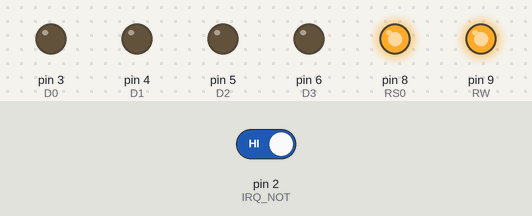
The sketch below on a simulated Arduino Uno, built with avr-gcc and run on an emulated ATmega328P. On the bench: output pins drawn as LEDs (lit = HIGH). Dashed ring = blinking. The test bench sets the inputs (shaded band); at power-on: pin 2 (IRQ_NOT) HIGH. Pins used as bus, display or sensor lines are not drawn.

Above: at 2.8 s.
2.9 s: pin 2 (IRQ_NOT) driven LOW
At 3.3 s:
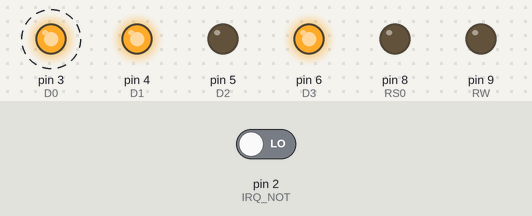
At 4.3 s:
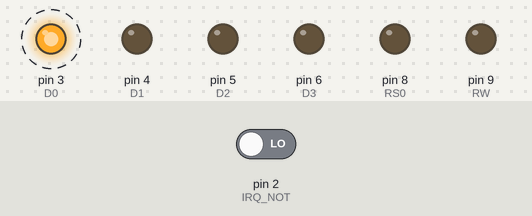
8.9 s: pin 2 (IRQ_NOT) driven HIGH
At 14.9 s:
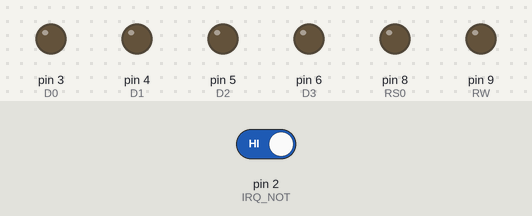
Timing chart, 0 to 16.4 s (numbered marks = the images above; inputs shaded):
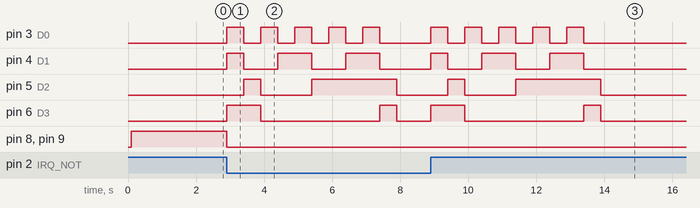

The sketch:

tardis_toneSIM.ino
```cpp
#include "tardis.h"

static const byte one = 1;
static const byte two = 2;
static const byte three = 3;
static const byte four = 4;
static const byte five = 5;
static const byte six = 6;
static const byte seven = 7;
static const byte eight = 8;
static const byte nine = 9;
static const byte zero = 10;
static const byte star = 11;
static const byte hash = 12;
static const byte A = 13;
static const byte B = 14;
static const byte C = 15;
static const byte D = 0;

byte gtone_received = 0;

void print_received(void);
unsigned concatenate(unsigned x, unsigned y);

int interrupt = 0;
int interrupt2 = 0;

byte tone_test[] = {star, hash, one, two, three, four, five, six, seven, hash};
byte tone_clear[] = {0};

char train_code = 0;

volatile long int gcommand = 0;
volatile int g_phone_call = 0;

unsigned long interrupt_time = 0;
unsigned long last_interrupt = 0;

unsigned long interrupt_time2 = 0;
unsigned long last_interrupt2 = 0;

int timer = 0;

/*
 *
 *
 *  TONE DETECTION
 *
 *
 */

void InitializeDTMF(void);
int seconds(int sec);

void ToneIRQ(void);
void ProcessTone(long int input);

void setup(void)
{
  Reset();
	BusMode(WRITE);
	pinMode(SW, INPUT);
	pinMode(IRQ_NOT, INPUT);
	pinMode(RS0, OUTPUT);
	pinMode(CS_NOT, OUTPUT);
	pinMode(RW, OUTPUT);

  attachInterrupt(digitalPinToInterrupt(IRQ_NOT), simulate, CHANGE); /* READ STATUS REGISTER TO CLEAR INTERRUPT */
  delay(1500);
}

void loop(void)
{
  if(interrupt == 1){
    PlayTone(tone_test, sizeof(tone_test));
    interrupt = 0;
    PlayTone(tone_clear, sizeof(tone_clear));
  }
}

//--------------------------------------------------------------------------
// 2017-05-23 Newer functions.
void
InitializeDTMF(void)
{
  BusMode(WRITE);
  pinMode(IRQ_NOT, INPUT);
  pinMode(RS0, OUTPUT);
  pinMode(CS_NOT, OUTPUT);
  pinMode(RW, OUTPUT);
  Reset();
  return;
}

int
TimeoutMilliseconds(unsigned long start, unsigned long timeout_ms)
{
  unsigned long now = millis();
  unsigned long elapsed = now - start;
  if(elapsed > timeout_ms){return 0;}
  return 1;
}

// End of changes.


void
ToneIRQ(void)
{
	interrupt_time = millis();
	if(interrupt_time - last_interrupt > 100){
	  interrupt = 1;
	  gtone_received = ReadReceiveRegister();
	  ReadStatusRegister();
	  last_interrupt = interrupt_time;
	}
}

void
ProcessTone(long int input)
{
	#ifdef DEBUG
		Serial.print(F("Horizon:~ Tardis-Debug$ Input: "));
		Serial.println(input);
	#endif

	if(input == 12){

		#ifdef DEBUG
			Serial.print(F("Horizon:~ Tardis-Debug$ Execute: "));
			Serial.println(gcommand);
		#endif
		if(gcommand == star){return;}
		else{execute_command(gcommand, gcommand);}
	}
	if(input == 11){gcommand = input;}
	else{

		#ifdef DEBUG
			Serial.print(F("Tardis:~ Concatenate$ gcommand: "));
			Serial.print(gcommand);
			Serial.print(F("  input: "));
			Serial.println(input);
		#endif

		gcommand = concatenate(gcommand, input);

		#ifdef DEBUG
			Serial.print(F("Horizon:~ Tardis-Debug$ Tones Received: "));
			Serial.println(gcommand);
		#endif
	}
}

void simulate(void)
{
  interrupt_time2 = millis();
  if(interrupt_time2 - last_interrupt2 > 250)
  {
    interrupt = 1;
    last_interrupt2 = interrupt_time2;
  }
}

void execute_command(long int command, long int phone_number)
{
  switch (command){
	case 11123:
    Serial.println(F("Horizon:~ Tardis$ TESTING I2C."));
	  if(!Wire.available()){return;}
	  Wire.beginTransmission(7); // transmit to device #8
	  Wire.write(0x07);              // sends one byte
	  Wire.endTransmission();
	  delay(100);
    Serial.println(F("Horizon:~ Tardis$ I2C TESTING COMPLETE."));
	break;

  case 23:
    Serial.print(F("Horizon:~ Tardis$ Calling "));
    Serial.println(phone_number);
  break;

	default:
	  Wire.beginTransmission(7); // transmit to device #8
	  Wire.write(0xff);              // sends one byte
	  Wire.endTransmission();
	  delay(100);
	break;
  }
}

/*
 * concatenate(unsigned x, unsigned y)
 *
 * 1) get number of digits: digits = log10(y)+1
 * 2) shift: shifted = x * pow(10, digits)
 * 3) add second variable: z = shifted + y
 *
 */
unsigned concatenate(unsigned x, unsigned y)
{
  return x * pow(10, (int)log10(y)+1) + y;
}
```

dtmf.cpp
```cpp
#include "dtmf.h"

void
Reset(void)
{
	delay(100);
	WriteControlRegister(B0000);
	WriteControlRegister(B0000);
	WriteControlRegister(B1100);
	WriteControlRegister(B0000);
	ReadStatusRegister();
}

byte
ReadStatusRegister(void)
{
	byte value = 0;
	BusMode(READ);
	digitalWrite(RW, HIGH);
	digitalWrite(RS0, HIGH);
	digitalWrite(CS_NOT, LOW);
	value = BusRead();
	digitalWrite(CS_NOT, HIGH);

 return value;
}

void
WriteTransmitRegister(byte value)
{
	BusWrite(value);
	digitalWrite(RS0, LOW);
	digitalWrite(RW, LOW);
	digitalWrite(CS_NOT, LOW);
	digitalWrite(CS_NOT, HIGH);

	return;
}

void
WriteControlRegister(byte value)
{
	BusWrite(value);
  digitalWrite(CS_NOT, LOW);
	digitalWrite(RS0, HIGH);
	digitalWrite(RW, LOW);
	digitalWrite(CS_NOT, HIGH);

	return;
}

void
BusMode(byte mode)
{
	if(mode == WRITE){
		pinMode(D0, OUTPUT);
		pinMode(D1, OUTPUT);
		pinMode(D2, OUTPUT);
		pinMode(D3, OUTPUT);
	}
	else if( mode == READ){
		pinMode(D0, INPUT);
		pinMode(D1, INPUT);
		pinMode(D2, INPUT);
		pinMode(D3, INPUT);
	}
	return;
}

byte
BusRead(void)
{
	BusMode(READ);
	byte value = 0;
	bitWrite(value, 0, digitalRead(D0));
	bitWrite(value, 1, digitalRead(D1));
	bitWrite(value, 2, digitalRead(D2));
	bitWrite(value, 3, digitalRead(D3));

	return value;
}

void
BusWrite(byte value)
{
	BusMode(WRITE);
	digitalWrite(D0, bitRead(value, 0));
	digitalWrite(D1, bitRead(value, 1));
	digitalWrite(D2, bitRead(value, 2));
	digitalWrite(D3, bitRead(value, 3));

	return;
}

byte
ReadReceiveRegister(void)
{
  byte tone_rx;
  BusMode(READ);
  digitalWrite(RW, HIGH);
  digitalWrite(RS0, LOW);
  digitalWrite(CS_NOT, LOW);
  tone_rx = BusRead();

  return tone_rx;
}

void
PlayTone(byte *value, int len)
{
	WriteControlRegister(B1011);
	WriteControlRegister(B0000);
	for(int i = 0; i < len; i++){
		WriteTransmitRegister(value[i]);
		delay(500);
	}
}
```

dtmf.h
```cpp
#ifndef DTMF_H
#define DTMF_H

#include "tardis.h"

extern void Reset(void);
extern void WriteControlRegister(byte value);
extern void BusMode(byte mode);
extern void WriteTransmitRegister(byte value);
extern void BusWrite(byte value);
extern void PlayTone(byte *value, int len);


extern byte BusRead(void);
extern byte ReadStatusRegister(void);
extern byte ReadReceiveRegister(void);

#endif
```

notused.cpp
```cpp
/*
 *
 *
 *  TONE GENERATION
 *
 *
 */
#if 0 /* REGENERATE_TONE */
void setup(void)
{
  reset();
	bus_mode(WRITE);
	pinMode(SW, INPUT);
	pinMode(IRQ_NOT, INPUT);
	pinMode(RS0, OUTPUT);
	pinMode(CS_NOT, OUTPUT);
	pinMode(RW, OUTPUT);

  attachInterrupt(digitalPinToInterrupt(IRQ_NOT), simulate, CHANGE); /* READ STATUS REGISTER TO CLEAR INTERRUPT */
  delay(1500);
}

void loop(void)
{
  if(interrupt == 1){
    play_tone(tone_test, sizeof(tone_test));
    interrupt = 0;
    play_tone(tone_clear, sizeof(tone_clear));
  }
}
#endif /* REGENERATE_TONE */
```

tardis.h
```cpp
#ifndef TARDIS_H
#define TARDIS_H

#include "Arduino.h"
#include <Wire.h>

#include "dtmf.h"

#define DEBUG

const byte D0 = 3;
const byte D1 = 4;
const byte D2 = 5;
const byte D3 = 6;
const byte IRQ_NOT = 2;
const byte RS0 = 8;
const byte RW = 9;
const byte CS_NOT = 10;
const byte DHT_IN = 11;
const byte SW = 12;

const byte WRITE = 0;
const byte READ = 1;

#endif /* TARDIS_H */
```

Measured:
- after the input at 2.9 s, pin 3 (D0): alternates HIGH for 0.50 s and LOW for 0.50 s, 10 changes in all, then stays LOW, starting at once; pin 4 (D1): LOW → HIGH at once, then repeats every 2.0 s: LOW 1.0 s, HIGH 1.0 s
- after the input at 8.9 s, pin 3 (D0): alternates HIGH for 0.50 s and LOW for 0.50 s, 10 changes in all, then stays LOW, starting at once; pin 4 (D1): LOW → HIGH at once, then repeats every 2.0 s: LOW 1.0 s, HIGH 1.0 s, until it stays LOW from 13.4 s
